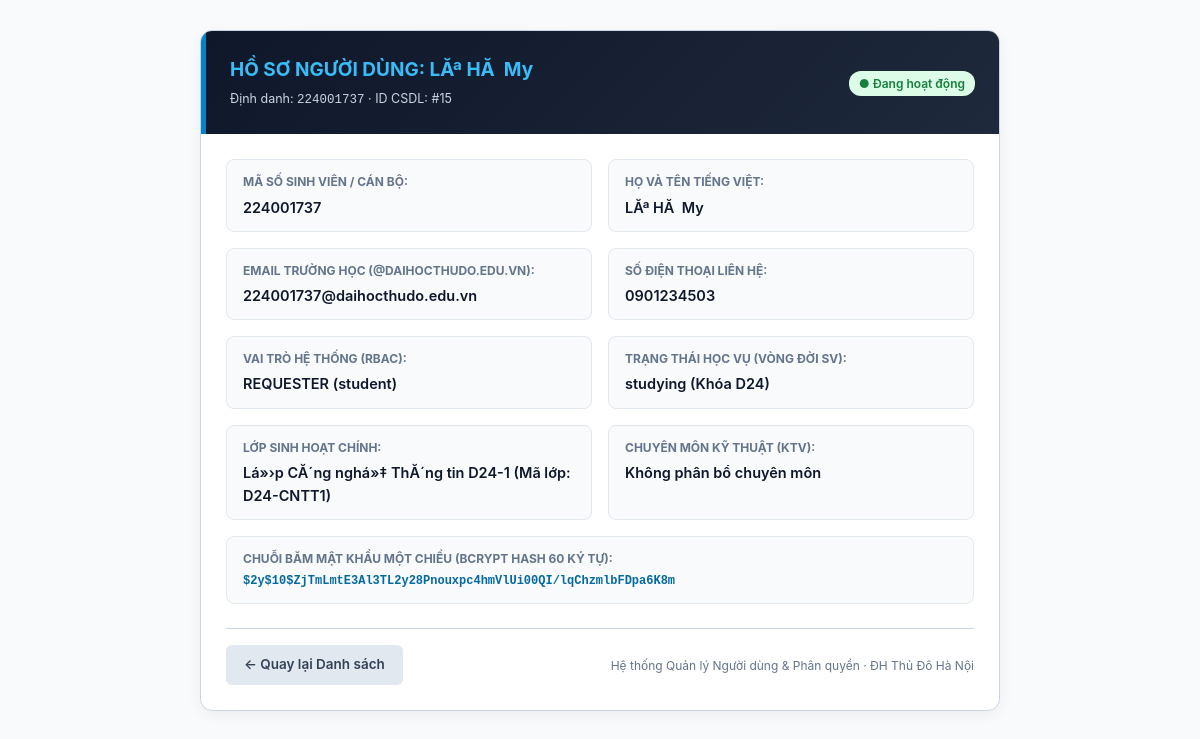
Page /admin/user_detail.php?id=15 (signed in) on the earlier database version.
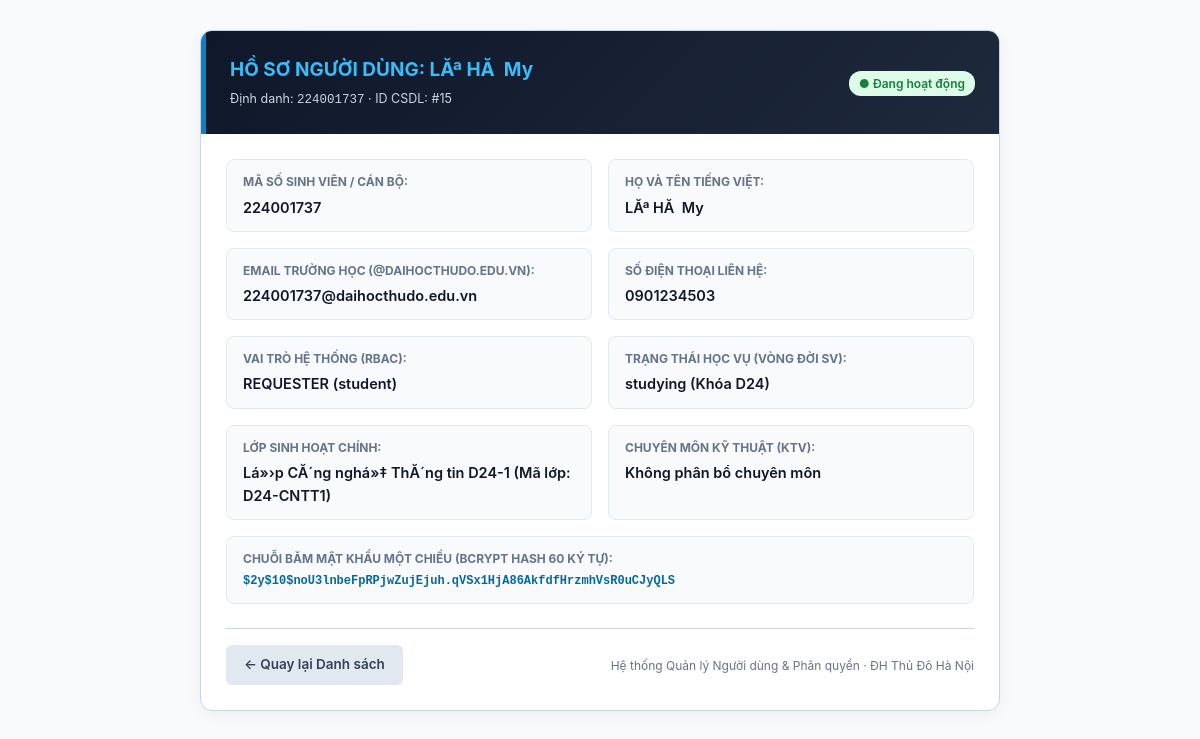
Same page on the later database version.
### tables this page shows
CREATE TABLE `users` (
  `id` int(10) unsigned NOT NULL AUTO_INCREMENT,
  `user_code` varchar(30) NOT NULL,
  `name` varchar(100) NOT NULL,
  `email` varchar(190) NOT NULL,
  `personal_email` varchar(190) DEFAULT NULL,
  `password_hash` varchar(255) NOT NULL,
  `role` enum('requester','agent','admin') NOT NULL DEFAULT 'requester',
  `user_type` enum('student','lecturer','staff') NOT NULL DEFAULT 'student',
  `department` varchar(100) DEFAULT NULL,
  `phone` varchar(20) DEFAULT NULL,
  `class_id` int(10) unsigned DEFAULT NULL,
  `cohort` varchar(20) DEFAULT 'D24',
  `academic_status` enum('studying','graduated','expelled','suspended') NOT NULL DEFAULT 'studying',
  `specialty_category_id` int(10) unsigned DEFAULT NULL,
  `max_capacity` tinyint(3) unsigned NOT NULL DEFAULT 5,
  `active_tickets_count` tinyint(3) unsigned NOT NULL DEFAULT 0,
  `is_on_duty` tinyint(1) NOT NULL DEFAULT 1,
  `failed_attempts` tinyint(3) unsigned NOT NULL DEFAULT 0,
  `locked_until` datetime DEFAULT NULL,
  `is_active` tinyint(1) NOT NULL DEFAULT 1,
  `lock_reason` enum('none','brute_force','violation','expelled','tuition_debt','graduated') NOT NULL DEFAULT 'none',
  `is_first_login` tinyint(1) NOT NULL DEFAULT 1,
  `created_at` datetime NOT NULL DEFAULT current_timestamp(),
  `updated_at` datetime NOT NULL DEFAULT current_timestamp() ON UPDATE current_timestamp(),
  `avatar_path` varchar(255) DEFAULT NULL,
  PRIMARY KEY (`id`),
  UNIQUE KEY `uq_users_user_code` (`user_code`),
  UNIQUE KEY `uq_users_email` (`email`),
  KEY `fk_users_class` (`class_id`),
  KEY `fk_users_specialty_category` (`specialty_category_id`),
  KEY `idx_agent_dispatch` (`role`,`is_active`,`is_on_duty`,`specialty_category_id`,`active_tickets_count`),
  KEY `idx_user_lookup` (`user_code`,`user_type`,`academic_status`),
  KEY `idx_cohort_filter` (`cohort`,`academic_status`),
  CONSTRAINT `fk_users_class` FOREIGN KEY (`class_id`) REFERENCES `classes` (`id`) ON DELETE SET NULL,
  CONSTRAINT `fk_users_specialty_category` FOREIGN KEY (`specialty_category_id`) REFERENCES `categories` (`id`) ON DELETE SET NULL
);

### app/Models/UserRepository.php (called while the page is built, shortened)
<?php
class UserRepository {
    public static function findById(int $id): ?array {
        $pdo = db();
        $sql = "SELECT
                    u.*,
                    COALESCE(c.class_code, 'N/A') AS class_code,
                    COALESCE(c.name, 'Không thuộc lớp sinh hoạt') AS class_name,
                    COALESCE(cat.name, 'Không phân bổ chuyên môn') AS specialty_name
                FROM users u
                LEFT JOIN classes c ON c.id = u.class_id
                LEFT JOIN categories cat ON cat.id = u.specialty_category_id
                WHERE u.id = :id
                LIMIT 1";
        $stmt = $pdo->prepare($sql);
        $stmt->execute([':id' => $id]);
        $user = $stmt->fetch();
        return $user ?: null;
    }
}

### admin/user_detail.php (the view, shortened to what this page needs)
<?php
require_once __DIR__ . '/../app/Models/UserRepository.php';
$id = (int)($_GET['id'] ?? 0);
$user = UserRepository::findById($id);
?>
<!DOCTYPE html>
<html lang="vi">
<head>
</head>
<body>
<div class="container">
    <div class="card">
        <div class="card-header">
            <div>
                <h2>HỒ SƠ NGƯỜI DÙNG: <?= htmlspecialchars($user['name']) ?></h2>
                <p style="font-size: 12.5px; color: #cbd5e1; margin-top: 4px;">Định danh: <code><?= htmlspecialchars($user['user_code']) ?></code> · ID CSDL: #<?= $user['id'] ?></p>
            </div>
            <div>
                <?php if ($user['is_active'] == 1): ?>
                    <span class="badge badge-active">● Đang hoạt động</span>
                <?php else: ?>
                    <span class="badge badge-locked">🔒 Bị khóa (<?= htmlspecialchars($user['lock_reason']) ?>)</span>
                <?php endif; ?>
            </div>
        </div>
        <div class="card-body">
            <div class="info-grid">
                <div class="info-item">
                    <div class="info-label">Mã số sinh viên / Cán bộ:</div>
                    <div class="info-value"><?= htmlspecialchars($user['user_code']) ?></div>
                </div>
                <div class="info-item">
                    <div class="info-label">Họ và tên tiếng Việt:</div>
                    <div class="info-value"><?= htmlspecialchars($user['name']) ?></div>
                </div>
                <div class="info-item">
                    <div class="info-label">Email trường học (@daihocthudo.edu.vn):</div>
                    <div class="info-value"><?= htmlspecialchars($user['email']) ?></div>
                </div>
                <div class="info-item">
                    <div class="info-label">Số điện thoại liên hệ:</div>
                    <div class="info-value"><?= htmlspecialchars($user['phone'] ?: 'Chưa cập nhật') ?></div>
                </div>
                <div class="info-item">
                    <div class="info-label">Vai trò hệ thống (RBAC):</div>
                    <div class="info-value"><?= strtoupper($user['role']) ?> (<?= htmlspecialchars($user['user_type']) ?>)</div>
                </div>
                <div class="info-item">
                    <div class="info-label">Trạng thái học vụ (Vòng đời SV):</div>
                    <div class="info-value"><?= htmlspecialchars($user['academic_status']) ?> (Khóa <?= htmlspecialchars($user['cohort'] ?: 'N/A') ?>)</div>
                </div>
                <div class="info-item">
                    <div class="info-label">Lớp sinh hoạt chính:</div>
                    <div class="info-value"><?= htmlspecialchars($user['class_name']) ?> (Mã lớp: <?= htmlspecialchars($user['class_code']) ?>)</div>
                </div>
                <div class="info-item">
                    <div class="info-label">Chuyên môn kỹ thuật (KTV):</div>
                    <div class="info-value"><?= htmlspecialchars($user['specialty_name']) ?></div>
                </div>
                <div class="info-item" style="grid-column: span 2;">
                    <div class="info-label">Chuỗi băm mật khẩu một chiều (Bcrypt Hash 60 ký tự):</div>
                    <div class="info-value" style="font-family: monospace; font-size: 12px; color: #0369a1;">
                        <?= htmlspecialchars($user['password_hash']) ?>
                    </div>
                </div>
            </div>
            <div style="display: flex; justify-content: space-between; align-items: center; border-top: 1px solid var(--border-color); padding-top: 16px;">
                <a href="users.php" class="btn btn-secondary">← Quay lại Danh sách</a>
                <span style="font-size: 12px; color: var(--text-muted);">Hệ thống Quản lý Người dùng & Phân quyền · ĐH Thủ Đô Hà Nội</span>
            </div>
        </div>
    </div>
</div>
</body>
</html>

### admin/user_detail.php (style rules this page uses)
:root { --primary: #0284c7; --primary-dark: #0369a1; --navy-dark: #0f172a; --bg-body: #f8fafc; --bg-card: #ffffff; --border-color: #cbd5e1; --text-main: #1e293b; --text-muted: #64748b; }
* { box-sizing: border-box; margin: 0; padding: 0; }
body { font-family: -apple-system, BlinkMacSystemFont, "Segoe UI", Roboto, sans-serif; background-color: var(--bg-body); color: var(--text-main); line-height: 1.6; padding: 30px 20px; }
.container { max-width: 800px; margin: 0 auto; }
.card { background: var(--bg-card); border-radius: 12px; border: 1px solid var(--border-color); box-shadow: 0 4px 15px rgba(0,0,0,0.05); overflow: hidden; }
.card-header { background: linear-gradient(135deg, var(--navy-dark) 0%, #1e293b 100%); color: #fff; padding: 24px; border-left: 5px solid var(--primary); display: flex; justify-content: space-between; align-items: center; }
.card-header h2 { font-size: 19px; color: #38bdf8; }
.card-body { padding: 25px; }
.info-grid { display: grid; grid-template-columns: 1fr 1fr; gap: 16px; margin-bottom: 24px; }
.info-item { background: #f8fafc; padding: 12px 16px; border-radius: 8px; border: 1px solid #e2e8f0; }
.info-label { font-size: 12px; color: var(--text-muted); text-transform: uppercase; font-weight: 700; margin-bottom: 4px; }
.info-value { font-size: 14.5px; font-weight: 600; color: #0f172a; word-break: break-all; }
.btn { display: inline-flex; align-items: center; gap: 6px; padding: 9px 18px; border-radius: 6px; font-size: 13.5px; font-weight: 600; text-decoration: none; cursor: pointer; border: none; }
.btn-secondary { background: #e2e8f0; color: #334155; }
.badge { display: inline-block; padding: 3px 10px; border-radius: 12px; font-size: 12px; font-weight: 600; }
.badge-active { background: #dcfce7; color: #15803d; }

Differences in the rows shown:
changed users "LĂª HĂ My": password_hash "$2y$10$ZjTmLmtE3Al3TL2y28Pnouxpc4hmVlUi00QI/lqChzmlbFDpa6K8m" → "$2y$10$noU3lnbeFpRPjwZujEjuh.qVSx1HjA86AkfdfHrzmhVsR0uCJyQLS"
